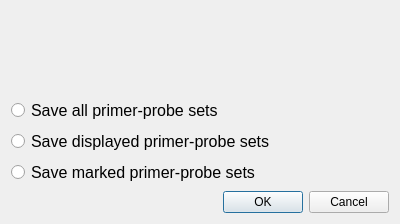
<?xml version="1.0" encoding="UTF-8"?>
<ui version="4.0">
 <class>TripleSaveListDlg</class>
 <widget class="QDialog" name="TripleSaveListDlg">
  <property name="geometry">
   <rect>
    <x>0</x>
    <y>0</y>
    <width>400</width>
    <height>224</height>
   </rect>
  </property>
  <property name="windowTitle">
   <string>Dialog</string>
  </property>
  <layout class="QGridLayout" name="gridLayout">
   <item row="1" column="0">
    <widget class="QRadioButton" name="radioButton_all">
     <property name="font">
      <font>
       <pointsize>12</pointsize>
      </font>
     </property>
     <property name="text">
      <string>Save all primer-probe sets</string>
     </property>
    </widget>
   </item>
   <item row="2" column="0">
    <widget class="QRadioButton" name="radioButton_displayed">
     <property name="font">
      <font>
       <pointsize>12</pointsize>
      </font>
     </property>
     <property name="text">
      <string>Save displayed primer-probe sets</string>
     </property>
    </widget>
   </item>
   <item row="3" column="0">
    <widget class="QRadioButton" name="radioButton_marked">
     <property name="font">
      <font>
       <pointsize>12</pointsize>
      </font>
     </property>
     <property name="text">
      <string>Save marked primer-probe sets</string>
     </property>
    </widget>
   </item>
   <item row="4" column="0">
    <layout class="QHBoxLayout" name="horizontalLayout">
     <item>
      <spacer name="horizontalSpacer_2">
       <property name="orientation">
        <enum>Qt::Horizontal</enum>
       </property>
       <property name="sizeHint" stdset="0">
        <size>
         <width>40</width>
         <height>20</height>
        </size>
       </property>
      </spacer>
     </item>
     <item>
      <widget class="QDialogButtonBox" name="buttonBox">
       <property name="orientation">
        <enum>Qt::Horizontal</enum>
       </property>
       <property name="standardButtons">
        <set>QDialogButtonBox::Cancel|QDialogButtonBox::Ok</set>
       </property>
      </widget>
     </item>
    </layout>
   </item>
   <item row="0" column="0">
    <widget class="QLabel" name="label">
     <property name="text">
      <string/>
     </property>
    </widget>
   </item>
  </layout>
 </widget>
 <resources/>
 <connections>
  <connection>
   <sender>buttonBox</sender>
   <signal>accepted()</signal>
   <receiver>TripleSaveListDlg</receiver>
   <slot>accept()</slot>
   <hints>
    <hint type="sourcelabel">
     <x>248</x>
     <y>254</y>
    </hint>
    <hint type="destinationlabel">
     <x>157</x>
     <y>274</y>
    </hint>
   </hints>
  </connection>
  <connection>
   <sender>buttonBox</sender>
   <signal>rejected()</signal>
   <receiver>TripleSaveListDlg</receiver>
   <slot>reject()</slot>
   <hints>
    <hint type="sourcelabel">
     <x>316</x>
     <y>260</y>
    </hint>
    <hint type="destinationlabel">
     <x>286</x>
     <y>274</y>
    </hint>
   </hints>
  </connection>
 </connections>
</ui>
